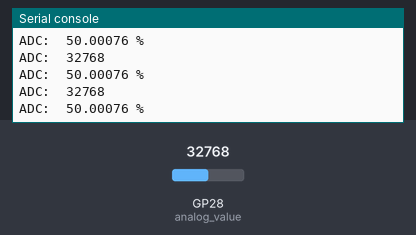
Recording of a program running on a simulated Raspberry Pi Pico running MicroPython. On the bench: the last lines printed to the serial console. The test bench sets the inputs (shaded band); at power-on: GP28 (analog_value) = 32768 (analog values on the 0–65535 scale).

Above: at 1.2 s.
1.3 s: GP28 (analog_value) set to 45874
At 1.9 s:
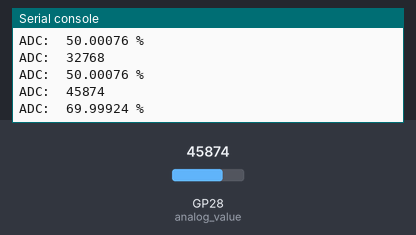
2.8 s: GP28 (analog_value) set to 57670
At 3.4 s:
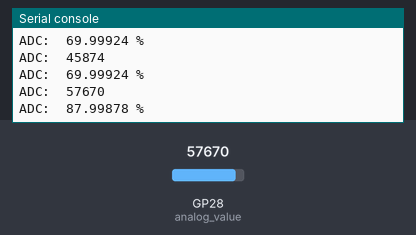
Timing chart, 0 to 5.8 s (numbered marks = the images above; inputs shaded):
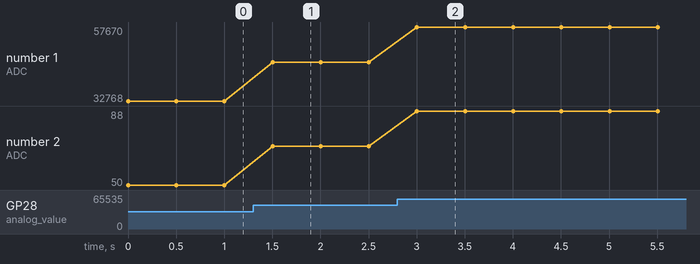

Measured:
- after the input at 1.3 s, the serial console: prints a new line after 0.20 s (image 1)
- after the input at 2.8 s, the serial console: prints a new line after 0.20 s (image 2)
- plotted number 1: 32768 → 45874 after the input at 1.3 s, 45874 → 57670 after the input at 2.8 s
- plotted number 2: 50 → 70 after the input at 1.3 s, 70 → 88 after the input at 2.8 s

The program:

adc.py
```python
import time
from machine import Pin

analog_value=machine.ADC(28)
conversion_factor=655.35
print('Microcontrollerslab.com')

while True:
  logic_state = analog_value.read_u16()
  print("ADC: ",logic_state)
  percentage=logic_state/conversion_factor
  print("ADC: ",percentage,"%")
  time.sleep(0.5)
```
